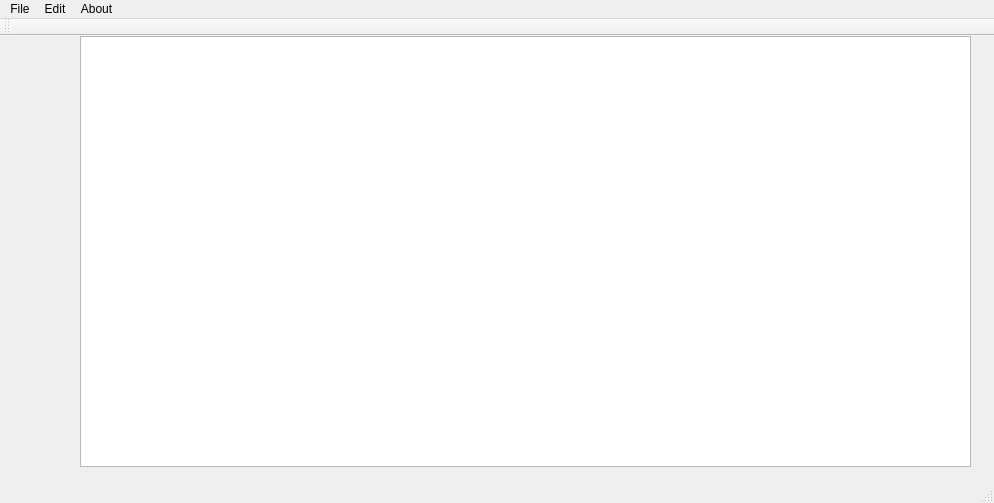
<?xml version="1.0" encoding="UTF-8"?>
<ui version="4.0">
 <class>MainWindow</class>
 <widget class="QMainWindow" name="MainWindow">
  <property name="geometry">
   <rect>
    <x>0</x>
    <y>0</y>
    <width>994</width>
    <height>503</height>
   </rect>
  </property>
  <property name="windowTitle">
   <string>MainWindow</string>
  </property>
  <widget class="QWidget" name="centralWidget">
   <widget class="QTextEdit" name="textEdit">
    <property name="geometry">
     <rect>
      <x>80</x>
      <y>0</y>
      <width>891</width>
      <height>431</height>
     </rect>
    </property>
   </widget>
  </widget>
  <widget class="QMenuBar" name="menuBar">
   <property name="geometry">
    <rect>
     <x>0</x>
     <y>0</y>
     <width>994</width>
     <height>24</height>
    </rect>
   </property>
   <widget class="QMenu" name="menuFile">
    <property name="title">
     <string>File</string>
    </property>
    <addaction name="actionOpen"/>
    <addaction name="actionNew"/>
    <addaction name="separator"/>
    <addaction name="actionSave"/>
    <addaction name="actionSave_As"/>
    <addaction name="separator"/>
    <addaction name="actionExit"/>
   </widget>
   <widget class="QMenu" name="menuEdit">
    <property name="title">
     <string>Edit</string>
    </property>
    <addaction name="actionCopy"/>
    <addaction name="actionCut"/>
    <addaction name="actionPaste"/>
    <addaction name="separator"/>
    <addaction name="actionUndo"/>
    <addaction name="actionRedo"/>
   </widget>
   <widget class="QMenu" name="menuAbout">
    <property name="title">
     <string>About</string>
    </property>
    <addaction name="actionAbout_QCode"/>
   </widget>
   <addaction name="menuFile"/>
   <addaction name="menuEdit"/>
   <addaction name="menuAbout"/>
  </widget>
  <widget class="QToolBar" name="mainToolBar">
   <attribute name="toolBarArea">
    <enum>TopToolBarArea</enum>
   </attribute>
   <attribute name="toolBarBreak">
    <bool>false</bool>
   </attribute>
  </widget>
  <widget class="QStatusBar" name="statusBar"/>
  <action name="actionOpen">
   <property name="text">
    <string>Open</string>
   </property>
  </action>
  <action name="actionNew">
   <property name="text">
    <string>New</string>
   </property>
  </action>
  <action name="actionSave">
   <property name="text">
    <string>Save</string>
   </property>
  </action>
  <action name="actionSave_As">
   <property name="text">
    <string>Save As</string>
   </property>
  </action>
  <action name="actionExit">
   <property name="text">
    <string>Exit</string>
   </property>
  </action>
  <action name="actionCopy">
   <property name="text">
    <string>Copy</string>
   </property>
  </action>
  <action name="actionCut">
   <property name="text">
    <string>Cut</string>
   </property>
  </action>
  <action name="actionPaste">
   <property name="text">
    <string>Paste</string>
   </property>
  </action>
  <action name="actionUndo">
   <property name="text">
    <string>Undo</string>
   </property>
  </action>
  <action name="actionRedo">
   <property name="text">
    <string>Redo</string>
   </property>
  </action>
  <action name="actionAbout_QCode">
   <property name="text">
    <string>About QCode</string>
   </property>
  </action>
 </widget>
 <layoutdefault spacing="6" margin="11"/>
 <resources/>
 <connections/>
</ui>
